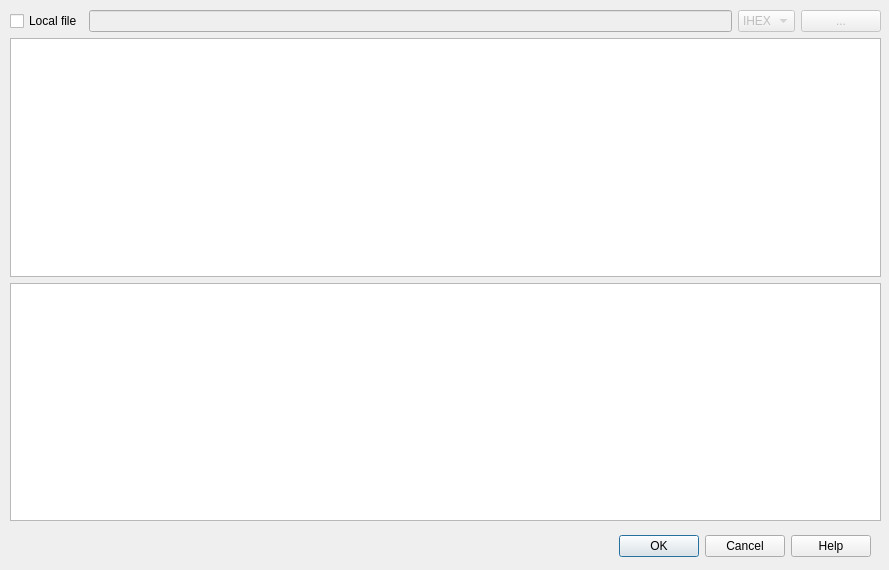
<?xml version="1.0" encoding="UTF-8"?>
<ui version="4.0">
 <class>CDlgBootFirmware</class>
 <widget class="QDialog" name="CDlgBootFirmware">
  <property name="geometry">
   <rect>
    <x>0</x>
    <y>0</y>
    <width>889</width>
    <height>570</height>
   </rect>
  </property>
  <property name="windowTitle">
   <string>Firmware</string>
  </property>
  <widget class="QDialogButtonBox" name="buttonBox">
   <property name="geometry">
    <rect>
     <x>10</x>
     <y>530</y>
     <width>861</width>
     <height>32</height>
    </rect>
   </property>
   <property name="orientation">
    <enum>Qt::Orientation::Horizontal</enum>
   </property>
   <property name="standardButtons">
    <set>QDialogButtonBox::StandardButton::Cancel|QDialogButtonBox::StandardButton::Help|QDialogButtonBox::StandardButton::Ok</set>
   </property>
  </widget>
  <widget class="QWidget" name="verticalLayoutWidget">
   <property name="geometry">
    <rect>
     <x>10</x>
     <y>10</y>
     <width>871</width>
     <height>511</height>
    </rect>
   </property>
   <layout class="QVBoxLayout" name="verticalLayout">
    <item>
     <layout class="QHBoxLayout" name="horizontalLayout">
      <item>
       <widget class="QCheckBox" name="chkLocal">
        <property name="toolTip">
         <string>Load firmware from local file</string>
        </property>
        <property name="text">
         <string>Local file</string>
        </property>
       </widget>
      </item>
      <item>
       <widget class="QLineEdit" name="editPath">
        <property name="enabled">
         <bool>false</bool>
        </property>
        <property name="toolTip">
         <string>Path to local file</string>
        </property>
       </widget>
      </item>
      <item>
       <widget class="QComboBox" name="comboFormat">
        <property name="enabled">
         <bool>false</bool>
        </property>
        <item>
         <property name="text">
          <string>IHEX</string>
         </property>
        </item>
       </widget>
      </item>
      <item>
       <widget class="QPushButton" name="BtnSelectFile">
        <property name="enabled">
         <bool>false</bool>
        </property>
        <property name="toolTip">
         <string>Select local file</string>
        </property>
        <property name="text">
         <string>...</string>
        </property>
       </widget>
      </item>
     </layout>
    </item>
    <item>
     <layout class="QHBoxLayout" name="horizontalLayout_2">
      <item>
       <widget class="QListWidget" name="listFirmware"/>
      </item>
     </layout>
    </item>
    <item>
     <widget class="QTextEdit" name="textFirmwareInfo">
      <property name="textInteractionFlags">
       <set>Qt::TextInteractionFlag::LinksAccessibleByMouse|Qt::TextInteractionFlag::TextSelectableByKeyboard|Qt::TextInteractionFlag::TextSelectableByMouse</set>
      </property>
     </widget>
    </item>
   </layout>
  </widget>
 </widget>
 <resources/>
 <connections>
  <connection>
   <sender>buttonBox</sender>
   <signal>accepted()</signal>
   <receiver>CDlgBootFirmware</receiver>
   <slot>accept()</slot>
   <hints>
    <hint type="sourcelabel">
     <x>248</x>
     <y>254</y>
    </hint>
    <hint type="destinationlabel">
     <x>157</x>
     <y>274</y>
    </hint>
   </hints>
  </connection>
  <connection>
   <sender>buttonBox</sender>
   <signal>rejected()</signal>
   <receiver>CDlgBootFirmware</receiver>
   <slot>reject()</slot>
   <hints>
    <hint type="sourcelabel">
     <x>316</x>
     <y>260</y>
    </hint>
    <hint type="destinationlabel">
     <x>286</x>
     <y>274</y>
    </hint>
   </hints>
  </connection>
 </connections>
</ui>
